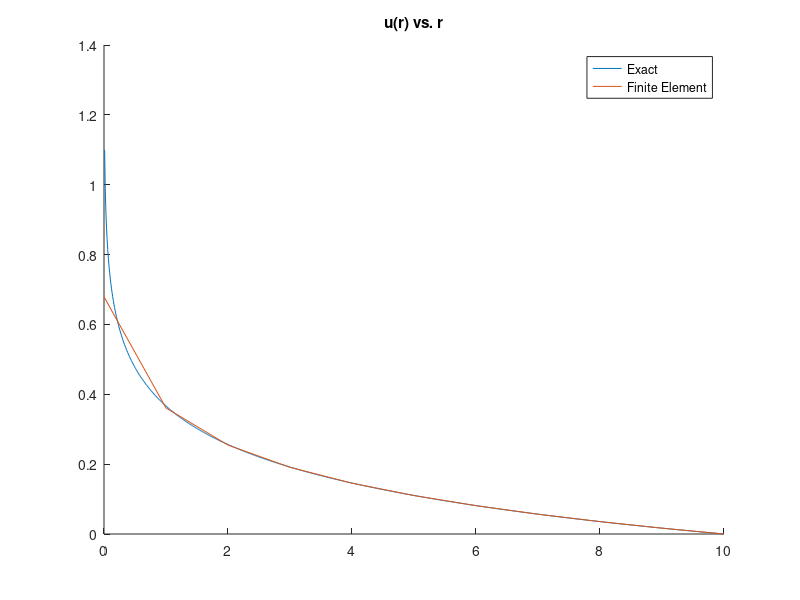

The MATLAB script that drew this image:

n = 10;
a=0; b=10;
h = (b-a)/n;
Q=1;D=1;

exact = @(x) Q./(2*pi*D)*log(b./x);

x = linspace(a,b,n+1);
xe = linspace(a,b,1000);
K = zeros(n);
for i=2:n
    tmp = (x(i-1)+x(i))/2/h;
    K(i,i) = K(i,i) + tmp;
    K(i-1,i-1) = K(i-1,i-1) + tmp;
    K(i,i-1) = K(i,i-1) - tmp;
    K(i-1,i) = K(i-1,i) - tmp;
end

K(n,n) = K(n,n) + (x(n)+x(n+1))/2/h;

b = zeros(1,n);
b(1)=Q/(2*pi*D);

p = [b / K, 0];

figure;
hold on;
plot(xe, exact(xe), 'DisplayName', "Exact")
plot(x, p, 'DisplayName', "Finite Element")
hold off;
title("u(r) vs. r")
legend;

